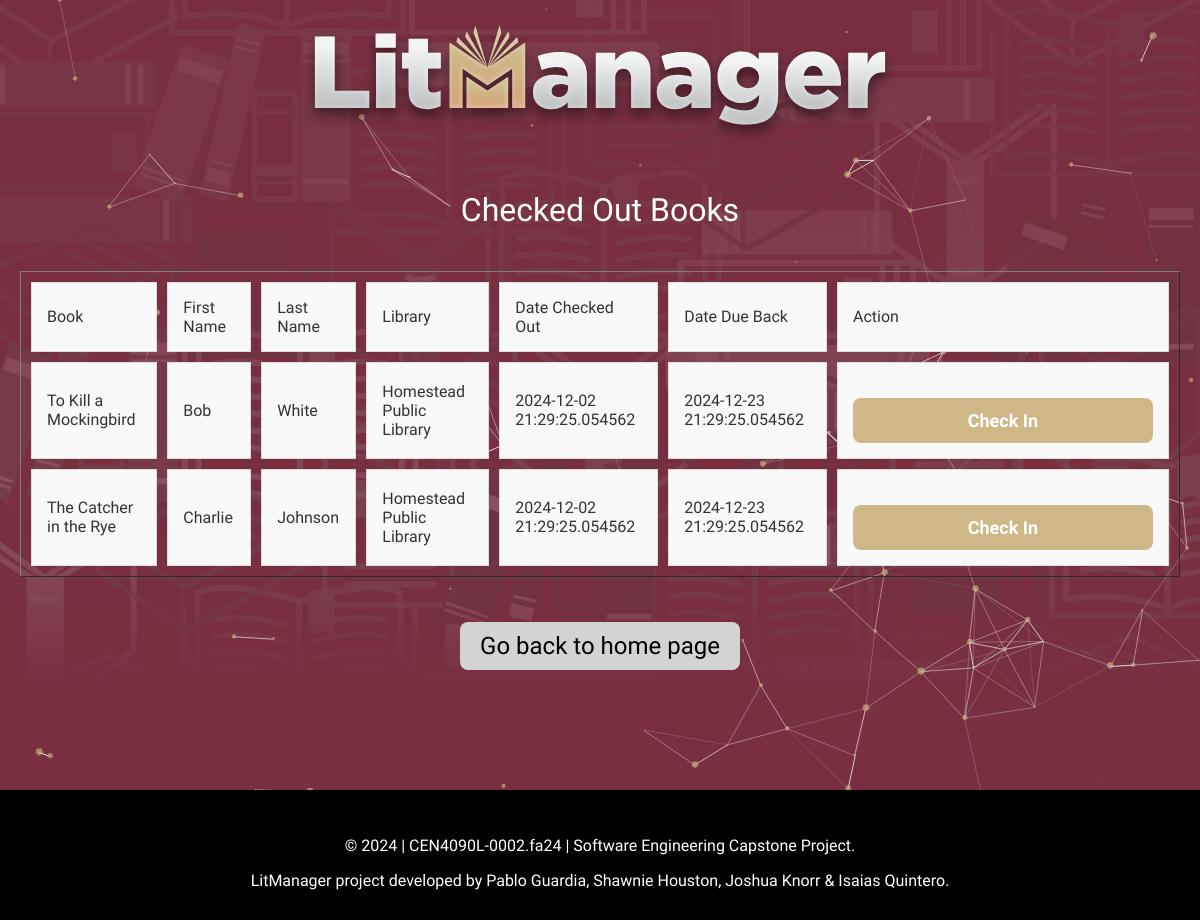
The app's page /list (signed in) with its own data.
### tables this page shows
CREATE TABLE Books (
    bookID INTEGER PRIMARY KEY AUTOINCREMENT,
    libraryID INTEGER,
    bookName TEXT COLLATE NOCASE NOT NULL,
    author TEXT COLLATE NOCASE,
    publisher TEXT,
    isbn13 TEXT,
    description TEXT,
    genre TEXT COLLATE NOCASE,
    dewey TEXT,
    FOREIGN KEY (libraryID) REFERENCES Libraries(libraryID) ON DELETE CASCADE
);

CREATE TABLE Libraries (
    libraryID INTEGER PRIMARY KEY AUTOINCREMENT,
    libraryName TEXT COLLATE NOCASE NOT NULL,
    libraryAddress TEXT NOT NULL,
    libraryCity TEXT NOT NULL,
    libraryState TEXT NOT NULL,
    libraryZip TEXT NOT NULL
);

CREATE TABLE Loans (
    bookID INTEGER NOT NULL,
    userLogon TEXT NOT NULL,
    checkedOut DATETIME NOT NULL DEFAULT CURRENT_TIMESTAMP,
    returnBy DATETIME NOT NULL DEFAULT (DATETIME(CURRENT_TIMESTAMP, '+21 days')),
    PRIMARY KEY (bookID, userLogon),
    FOREIGN KEY (bookID) REFERENCES Books(bookID) ON DELETE CASCADE,
    FOREIGN KEY (userLogon) REFERENCES LibUsers(userLogon)
);

### LibraryProject.py (the view, shortened to what this page needs)
@app.route('/list')
def list():
    if not session.get('logged_in'):   # if user not logged in and tries to access this page, redirect to login
        return render_template('login.html')
    elif session.get('admin') == 2:  # checks if user security level is 2
        con = sql.connect("Library.db")
        con.row_factory = sql.Row
        cur = con.cursor()
        ul = session['UserLocalLibrary']
        sql_query = '''SELECT b.bookName, u.firstName, u.lastName, lib.libraryName, lo.checkedOut, lo.returnBy, b.bookID \
                FROM Loans lo
                JOIN LibUsers u ON u.userLogon = lo.userLogon
                JOIN Books b ON b.bookID = lo.bookID
                JOIN Libraries lib ON lib.libraryID = b.libraryID
                WHERE b.libraryID = ?;'''
        cur.fetchall()
        cur.execute(sql_query, (ul,))
        df = pd.DataFrame(cur.fetchall(), columns=['b.bookName', 'u.firstName', 'u.lastName', 'lib.libraryName', 'lo.checkedOut', 'lo.returnBy', 'b.bookID'])
        df['u.firstName'] = df['u.firstName'].apply(lambda x: cipher.decrypt(x)) # Decrypts user's first name
        df['u.lastName'] = df['u.lastName'].apply(lambda x: cipher.decrypt(x)) # Decrypts user's last name
        return render_template("list.html", rows = df)
    else:
        abort(404)  # if user does not have high enough security level, return 404 error

### Encryption.py (called while the page is built)
    def decrypt(self, raw):
        cipher = Cipher(algorithms.AES(self.key), modes.CBC(self.iv))
        decryptor = cipher.decryptor()
        decrypted = decryptor.update(raw) + decryptor.finalize()
        decrypted = str(decrypted, 'utf-8')
        decrypted = Padding.removePadding(decrypted, mode='ECB')
        return decrypted

### Padding.py (called while the page is built)
def removeCMSPadding(str, blocksize=AES_blocksize):
  pad_len = ord(str[-1]) # last byte contains number of padding bytes
  assert pad_len <= blocksize, 'padding error'
  assert pad_len <= len(str), 'padding error'
  return str[:-pad_len]

def removePadding(str, blocksize=AES_blocksize, mode='CMS'):
  if mode not in (0,'CMS'):
    for k in MODES.keys():
        if mode in k:
            return globals()['append'+k[1]+'Padding'](str, blocksize)
        else:
            return removeCMSPadding(str, blocksize)
  else:
      return removeCMSPadding(str, blocksize)

### templates/list.html (shortened to what this page needs)
{% extends "base.html" %}
{% block content %}
<div class="logo-container">
    <img src="{{ url_for('static', filename='LitManagerLogo.svg') }}" alt="Logo">
</div>
<div id="particles-js"></div>
<div class="content-center">
    {% if session['logged_in'] %}
        {% if session['admin'] == 2 or session['admin'] == 3 %}
        <h1 class="fira-sans-thin">Checked Out Books</h1>
        <table class="fira-sans-regular" border="1">
            <thead>
                <tr>
                    <td>Book</td>
                    <td>First Name</td>
                    <td>Last Name</td>
                    <td>Library</td>
                    <td>Date Checked Out</td>
                    <td>Date Due Back</td>
                    <td>Action</td>
                </tr>
            </thead>
            <tbody>
                {% for index, row in rows.iterrows() %}
                <tr>
                    <td>{{ row["b.bookName"] }}</td>
                    <td>{{ row["u.firstName"] }}</td>
                    <td>{{ row["u.lastName"] }}</td>
                    <td>{{ row["lib.libraryName"] }}</td>
                    <td>{{ row["lo.checkedOut"] }}</td>
                    <td>{{ row["lo.returnBy"] }}</td>
                    <td>
                        <button class="btn-login" onclick="handleButtonClick('{{ row['b.bookName'] }}', '{{ row['b.bookID'] }}')">
                            Check In
                        </button>
                    </td>
                </tr>
                {% endfor %}
            </tbody>
        </table>
        <h2><a href="/">Go back to home page</a></h2>
        {% endif %}
    {% endif %}
</div>
{% endblock %}

### templates/base.html (shortened to what this page needs)
<!DOCTYPE html>
<html lang="en">
<head>
    <link rel="stylesheet" href="{{ url_for('static', filename='style.css') }}">
</head>
<body>
    <div class="content">
        {% block content %}{% endblock %}
    </div>
    <footer class="footer">
        <p>© 2024 | CEN4090L-0002.fa24 | Software Engineering Capstone Project.</p>
        <p>LitManager project developed by Pablo Guardia, Shawnie Houston, Joshua Knorr & Isaias Quintero.</p>
    </footer>
</body>
</html>

### static/style.css (style rules this page uses)
.fira-sans-thin { font-family: "Fira Sans", sans-serif; font-weight: 100; }
.fira-sans-regular { font-family: "Fira Sans", sans-serif; font-weight: 400; }
html, body { font-family: "Fira Sans", sans-serif; color: #ffffff; background-color: #782f40; text-align: center; position: relative; min-height: 100vh; margin: 0; padding: 0; padding-bottom: 60px; }
.content-center { max-width: 1200px; margin: 0 auto; padding: 20px; display: flex; flex-direction: column; align-items: center; text-align: center; }
h2 a { display: inline-block; padding: 10px 20px; margin: 5px; background-color: #d3d3d3; color: #000000; text-decoration: none; font-family: 'Fira Sans', sans-serif; font-weight: 400; border-radius: 8px; transition: background-color 0.4s ease; }
.btn-login { font-family: 'Fira Sans', sans-serif; font-weight: 600; font-size: 18px; background-color: #CEB888; color: white; border: none; padding: 12px 20px; border-radius: 8px; cursor: pointer; min-width: 300px; max-width: 500px; margin-top: 20px; }
.footer { background-color: #000000; color: #ffffff; text-align: center; padding: 30px 0; position: fixed; bottom: 0; height: 70px; width: 100%; font-family: "Fira Sans", sans-serif; font-weight: 200; z-index: 2; }
table { width: 100%; border-collapse: separate; border-spacing: 10px; margin: 20px 0; }
th, td { padding: 15px; text-align: left; border: 1px solid #ddd; }
td { background-color: #f9f9f9; color: #333; font-family: 'Fira Sans', sans-serif; }
body::before { content: ""; position: absolute; top: 0; left: 0; right: 0; bottom: 0; background: linear-gradient( to bottom, rgba(120, 47, 64, 0.5) 25%, rgba(120, 47, 64, 0) 60%, rgba(120, 47, 64, 3.0) 75% ), url("/static/BooksTexture.svg"); background-size: cover; background-repeat: no-repeat; background-attachment: fixed; opacity: 0.25; z-index:0; pointer-events: none; }
body > * { position: relative; z-index: 2; }
.logo-container { display: flex; justify-content: center; margin: 0px 0; }
.logo-container img { max-width: 600px; height: auto; }
#particles-js { position: absolute; top: 0; left: 0; width: 100%; height: 100vh; z-index: -1; }

### records on screen
Books: bookName "To Kill a Mockingbird"
Libraries: libraryName "Homestead Public Library" "Homestead Public Library"
Loans: checkedOut "2024-12-02 21:29:25.054562", returnBy "2024-12-23 21:29:25.054562"
Books: bookName "The Catcher in the Rye"
Loans: checkedOut "2024-12-02 21:29:25.054562", returnBy "2024-12-23 21:29:25.054562"

### other values on screen
{{ row["u.firstName"] }} "Bob" "Charlie"
{{ row["u.lastName"] }} "White" "Johnson"
